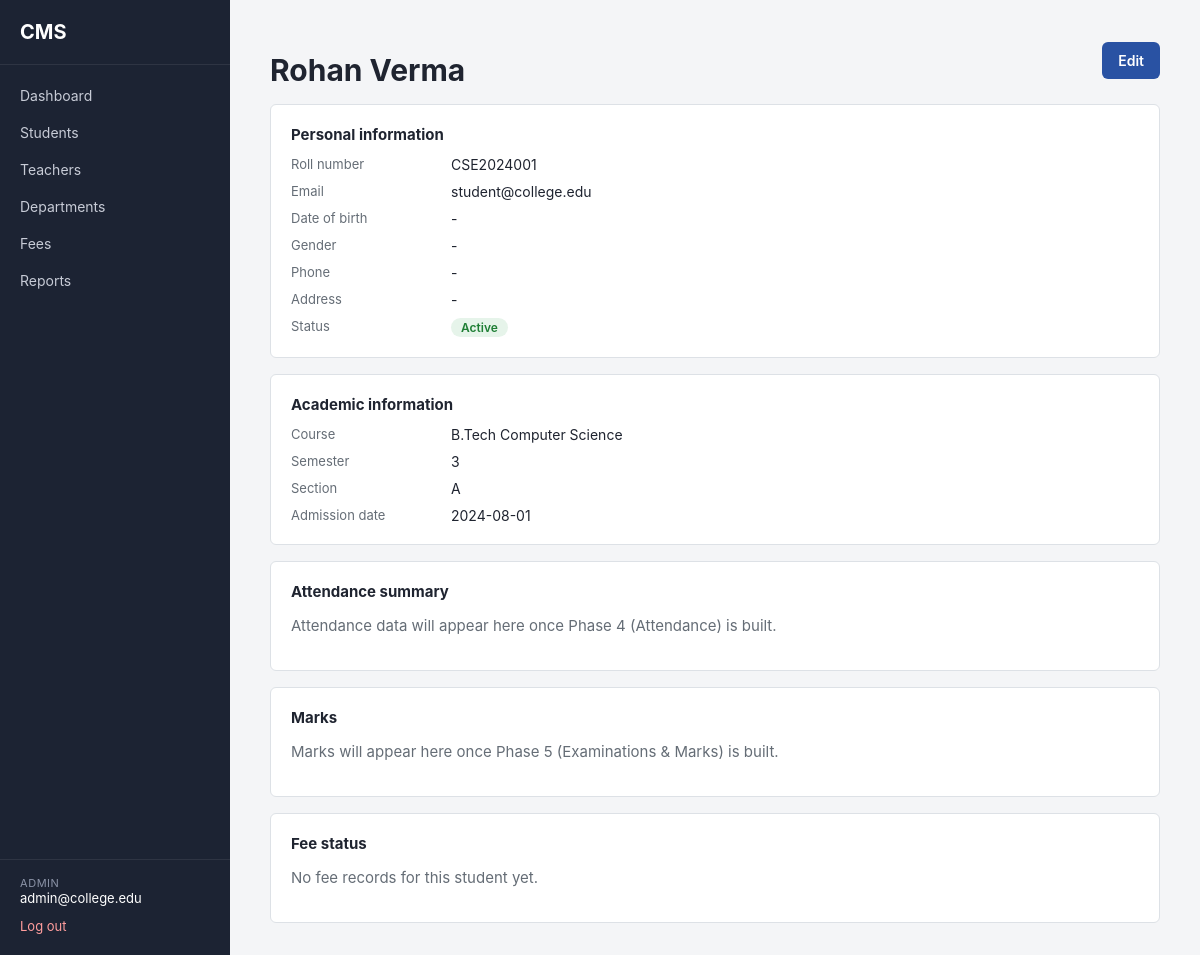
Page /admin/students/1 (signed in) on the earlier database version.
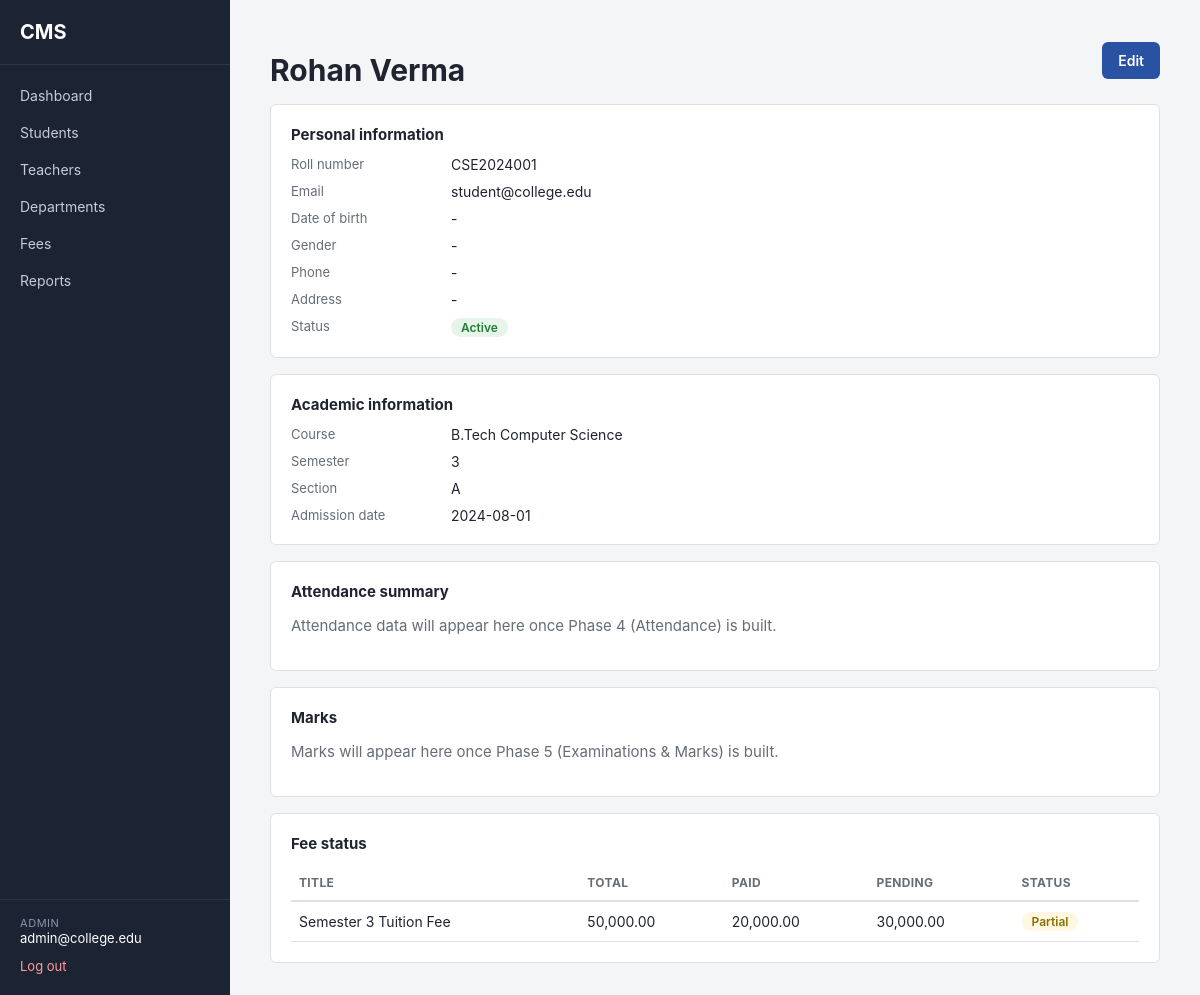
Same page on the later database version.
### app/models/fee.py (models this page shows, shortened)
class Fee(db.Model, TimestampMixin):
    __tablename__ = "fees"
    id = db.Column(db.Integer, primary_key=True)
    student_id = db.Column(db.Integer, db.ForeignKey("students.id"), nullable=False)
    title = db.Column(db.String(100), nullable=False)  # "Semester 3 Fees"
    total_amount = db.Column(db.Float, nullable=False)
    due_date = db.Column(db.Date, nullable=True)
    payments = db.relationship("Payment", backref="fee", lazy=True)
    def paid_amount(self):
        return sum(p.amount for p in self.payments)
    def pending_amount(self):
        return round(self.total_amount - self.paid_amount(), 2)
    def status(self):
        if self.pending_amount() <= 0:
            return "paid"
        if self.paid_amount() > 0:
            return "partial"
        return "pending"

### app/models/payment.py (models this page shows, shortened)
class Payment(db.Model):
    __tablename__ = "payments"
    id = db.Column(db.Integer, primary_key=True)
    fee_id = db.Column(db.Integer, db.ForeignKey("fees.id"), nullable=False)
    amount = db.Column(db.Float, nullable=False)
    paid_on = db.Column(db.DateTime, default=datetime.utcnow, nullable=False)
    method = db.Column(db.String(30), nullable=True)  # "cash", "card", "upi" ...
    receipt_number = db.Column(db.String(50), unique=True, nullable=False)

### app/routes/students.py (the view)
@students_bp.route("/<int:student_id>")
@login_required
@role_required("admin")
def view_student(student_id):
    student = Student.query.get_or_404(student_id)
    return render_template("students/profile.html", student=student)

### app/__init__.py (called while the page is built)
@login_manager.user_loader
def load_user(user_id):
    from app.models.user import User
    return db.session.get(User, int(user_id))

### app/models/user.py (called while the page is built)
    @property
    def is_active(self):
        return self.is_active_account

    def is_admin(self):
        return self.role == "admin"

### app/templates/students/profile.html (shortened to what this page needs)
{% extends "base.html" %}
{% block content %}
<div class="page-header">
    <h1>{{ student.full_name }}</h1>
    <a href="{{ url_for('students.edit_student', student_id=student.id) }}" class="btn btn-primary">Edit</a>
</div>
<div class="card">
    <h2 class="card-title">Personal information</h2>
    <dl class="detail-grid">
        <dt>Roll number</dt><dd>{{ student.roll_number }}</dd>
        <dt>Email</dt><dd>{{ student.user.email }}</dd>
        <dt>Date of birth</dt><dd>{{ student.date_of_birth or "-" }}</dd>
        <dt>Gender</dt><dd>{{ student.gender or "-" }}</dd>
        <dt>Phone</dt><dd>{{ student.phone or "-" }}</dd>
        <dt>Address</dt><dd>{{ student.address or "-" }}</dd>
        <dt>Status</dt>
        <dd>
            <span class="badge {{ 'badge-success' if student.is_active_student else 'badge-muted' }}">
                {{ "Active" if student.is_active_student else "Inactive" }}
            </span>
        </dd>
    </dl>
</div>
<div class="card">
    <h2 class="card-title">Academic information</h2>
    <dl class="detail-grid">
        <dt>Course</dt><dd>{{ student.course.name if student.course else "-" }}</dd>
        <dt>Semester</dt><dd>{{ student.current_semester.number if student.current_semester else "-" }}</dd>
        <dt>Section</dt><dd>{{ student.section.name if student.section else "-" }}</dd>
        <dt>Admission date</dt><dd>{{ student.admission_date or "-" }}</dd>
    </dl>
</div>
<div class="card">
    <h2 class="card-title">Attendance summary</h2>
    <p class="text-muted">Attendance data will appear here once Phase 4 (Attendance) is built.</p>
</div>
<div class="card">
    <h2 class="card-title">Marks</h2>
    <p class="text-muted">Marks will appear here once Phase 5 (Examinations & Marks) is built.</p>
</div>
<div class="card">
    <h2 class="card-title">Fee status</h2>
    {% if student.fees %}
    <table class="data-table">
        <thead>
            <tr>
                <th>Title</th>
                <th>Total</th>
                <th>Paid</th>
                <th>Pending</th>
                <th>Status</th>
            </tr>
        </thead>
        <tbody>
            {% for fee in student.fees %}
            <tr>
                <td>{{ fee.title }}</td>
                <td>{{ fee.total_amount | money }}</td>
                <td>{{ fee.paid_amount() | money }}</td>
                <td>{{ fee.pending_amount() | money }}</td>
                <td>
                    {% set status = fee.status() %}
                    <span class="badge {{ 'badge-success' if status == 'paid' else ('badge-warning' if status == 'partial' else 'badge-danger') }}">
                        {{ status | capitalize }}
                    </span>
                </td>
            </tr>
            {% endfor %}
        </tbody>
    </table>
    {% else %}
    <p class="text-muted">No fee records for this student yet.</p>
    {% endif %}
</div>
{% endblock %}

Differences in the rows shown:
added Fee: title "Semester 3 Tuition Fee", total_amount "50,000.00", paid_amount "20,000.00", pending_amount "30,000.00", status "Partial"
Other differences:
text no longer shown: "No fee records for this student yet."
text now shown: "TITLE TOTAL PAID PENDING STATUS"
